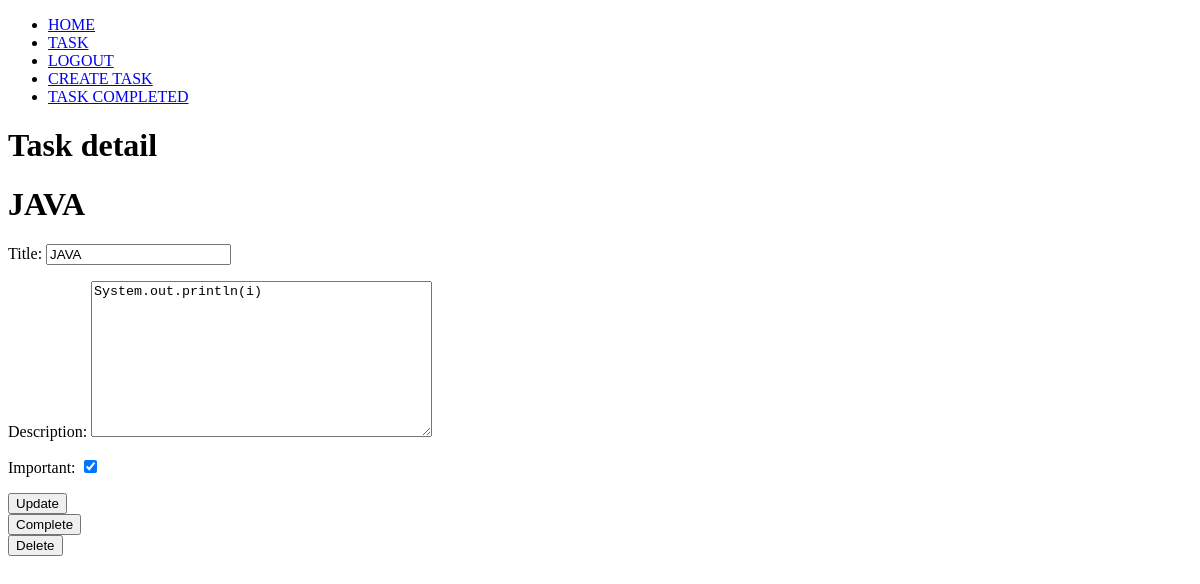
Before: /tasks/8/ (signed in) with the older database file.
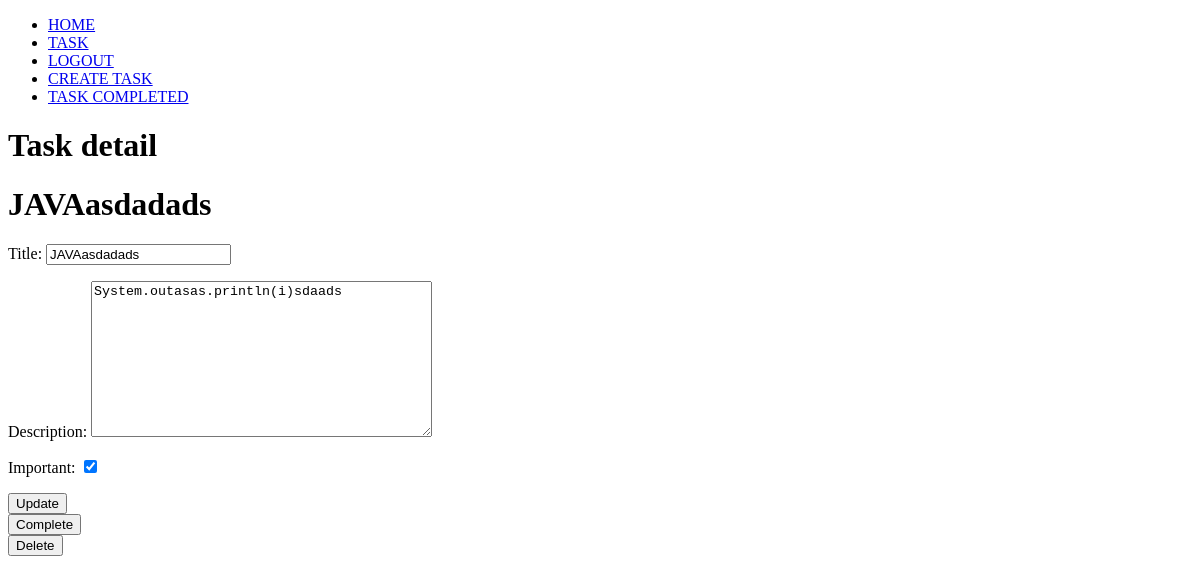
After: the same page with the newer database file.
### tasks/models.py (models this page shows, shortened)
class Task(models.Model):
    title = models.CharField(max_length=200)
    description = models.TextField(blank=True)
    created = models.DateTimeField(auto_now_add=True)
    datecompleted = models.DateTimeField(null=True, blank=True)
    important = models.BooleanField(default=True)
    user = models.ForeignKey(User, on_delete=models.CASCADE)
    """Definine una relación uno a muchos desde User a otro modelo (posiblemente llamado Task), de modo que un usuario puede tener
    muchas tareas, pero cada tarea está asociada a un único usuario. Si el usuario es eliminado, todas sus tareas también serán eliminadas."""

### tasks/views.py (the view)
# urls.py: path('tasks/<int:task_id>/', views.task_detail, name='task_detail'),#Definimos una URL con parametros dinamicos
def task_detail(request, task_id):
    try:
        task = get_object_or_404(Task, pk=task_id, user=request.user)
        if request.method == 'POST':
            form = TaskForm(request.POST, instance=task)#Obtenemos un formulario para actualizar la task
            if form.is_valid():
                form.save()
            return redirect('tasks')
        else:
            form = TaskForm(instance=task)
        return render(request, 'task_detail.html', {'task': task, 'form': form} )
    except Http404:
        return render(request, '404.html',  status=404)

### tasks/forms.py
class TaskForm(ModelForm):
    class Meta:
        model = Task
        fields = ['title', 'description', 'important']

### tasks/templates/task_detail.html (shortened to what this page needs)
{% extends 'base.html' %}
{% block content %}
<h1>Task detail</h1>
<h1>{{task.title}}</h1>
<form method="POST">
    {{form.as_p}}
    <button>
        Update
    </button>
</form>
<form action="{% url 'complete_task' task.id %}" method="POST">
    <button>
        Complete
    </button>
</form>
<form action="{% url 'task_delete' task.id %}" method="POST">
    <button>
        Delete
    </button>
</form>
{% endblock %}

Changed rows visible on the page:
changed Task: title "JAVA" → "JAVAasdadads"; description "System.out.println(i)" → "System.outasas.println(i)sdaads"
